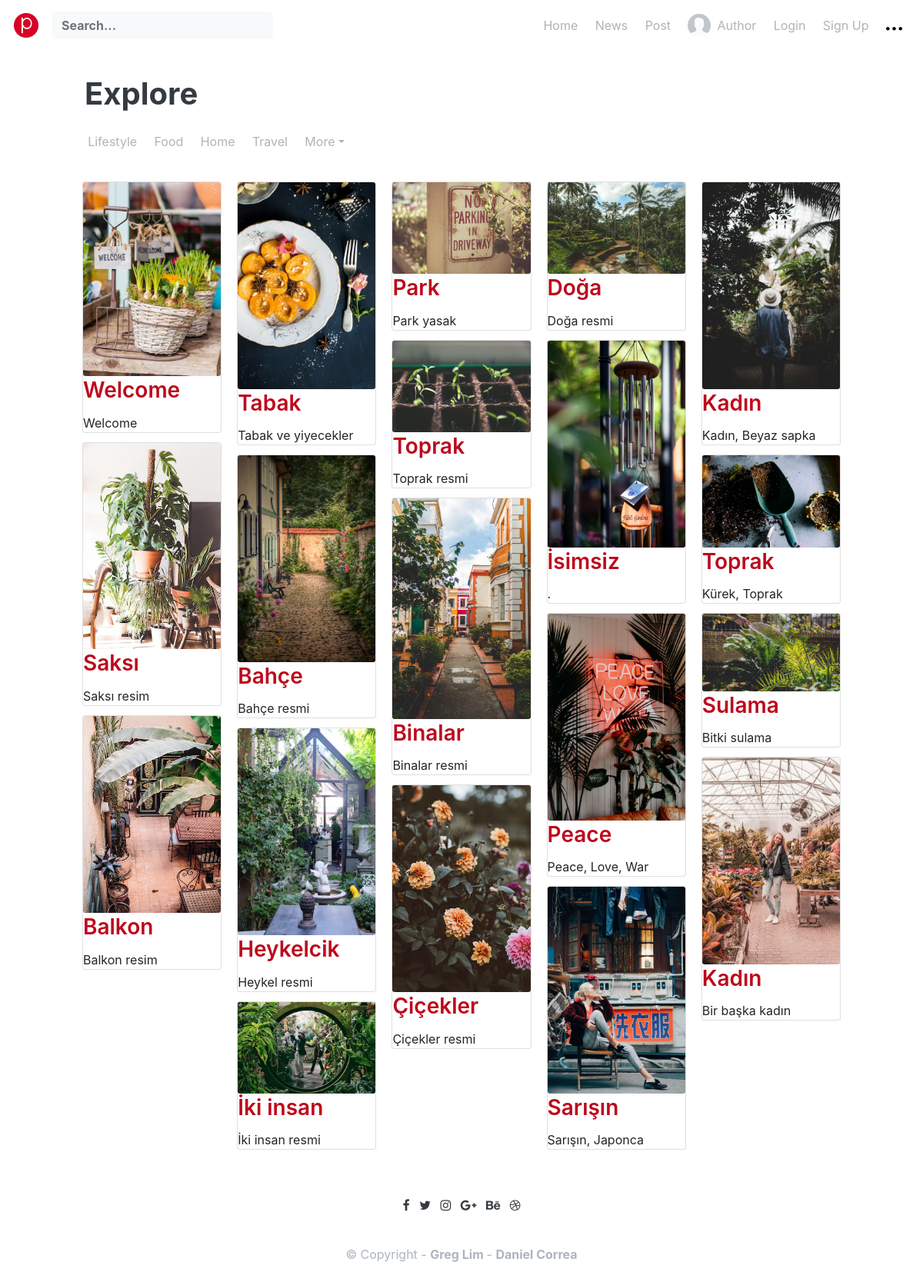
The page / on the database its author committed.
### pinterest/models.py (models this page shows)
class Pinterest(models.Model):
    title = models.CharField(max_length=100)
    description = models.CharField(max_length=250)
    image = models.ImageField(upload_to='pinterest/images/')
    url = models.URLField(blank=True)

### pinterest/views.py (the view)
# urls.py: 2. Add a URL to urlpatterns:  path('', views.home, name='home')
def home(request):
    searchTerm = request.GET.get('searchPinterest')
    if searchTerm:
        pinterests = Pinterest.objects.filter(title__icontains=searchTerm)
    else:
        pinterests = Pinterest.objects.all()
    return render(request, 'home.html', {'searchTerm': searchTerm, 'pinterests': pinterests})

### pinterest/templates/home.html (shortened to what this page needs)
{% extends 'base.html' %}
{% block content %}
<main role="main">
    <section class="mt-4 mb-5">
        <div class="container mb-4">
            <h1 class="font-weight-bold title">Explore</h1>
            <div class="row">
                <nav class="navbar navbar-expand-lg navbar-light bg-white pl-2 pr-2">
                    <div class="collapse navbar-collapse" id="navbarsExplore">
                        <ul class="navbar-nav">
                            <li class="nav-item">
                                <a class="nav-link" href="#">Lifestyle</a>
                            </li>
                            <li class="nav-item">
                                <a class="nav-link" href="#">Food</a>
                            </li>
                            <li class="nav-item">
                                <a class="nav-link" href="#">Home</a>
                            </li>
                            <li class="nav-item">
                                <a class="nav-link" href="#">Travel</a>
                            </li>
                            <li class="nav-item dropdown">
                                <a class="nav-link dropdown-toggle" href="http://example.com" id="dropdown01"
                                    data-toggle="dropdown" aria-haspopup="true" aria-expanded="false">More</a>
                            </li>
                        </ul>
                    </div>
                </nav>
            </div>
        </div>
        <div class="container-fluid">
            <div class="row">
                <div class="card-columns">
                    {% for pinterest in pinterests %}
                    <div v-for="pinterest in pinterests">
                        <div class="card card-pin">
                            <img class="card-img" src="{{ pinterest.image.url }}" alt="Card image">
                            <div class="overlay">
                                <a href="{% url 'detail' pinterest.id %}">
                                    <h3 class="card-title title">{{ pinterest.title }}</h3>
                                </a>
                                <div class="more">
                                    <p class="card-text">{{ pinterest.description }}</p>
                                </div>
                            </div>
                        </div>
                        {% endfor %}
                    </div>
                </div>
            </div>
        </div>
    </section>
</main>
{% endblock content %}

### rows shown on the page
Pinterest: image (picture), title "Welcome", description "Welcome"
Pinterest: image (picture), title "Saksı", description "Saksı resim"
Pinterest: image (picture), title "Balkon", description "Balkon resim"
Pinterest: image (picture), title "Tabak", description "Tabak ve yiyecekler"
Pinterest: image (picture), title "Bahçe", description "Bahçe resmi"
Pinterest: image (picture), title "Heykelcik", description "Heykel resmi"
Pinterest: image (picture), title "İki insan", description "İki insan resmi"
Pinterest: image (picture), title "Park", description "Park yasak"
Pinterest: image (picture), title "Toprak", description "Toprak resmi"
Pinterest: image (picture), title "Binalar", description "Binalar resmi"
Pinterest: image (picture), title "Çiçekler", description "Çiçekler resmi"
Pinterest: image (picture), title "Doğa", description "Doğa resmi"
Pinterest: image (picture), title "İsimsiz", description "."
Pinterest: image (picture), title "Peace", description "Peace, Love, War"
Pinterest: image (picture), title "Sarışın", description "Sarışın, Japonca"
Pinterest: image (picture), title "Kadın", description "Kadın, Beyaz sapka"
Pinterest: image (picture), title "Toprak", description "Kürek, Toprak"
Pinterest: image (picture), title "Sulama", description "Bitki sulama"
Pinterest: image (picture), title "Kadın", description "Bir başka kadın"
